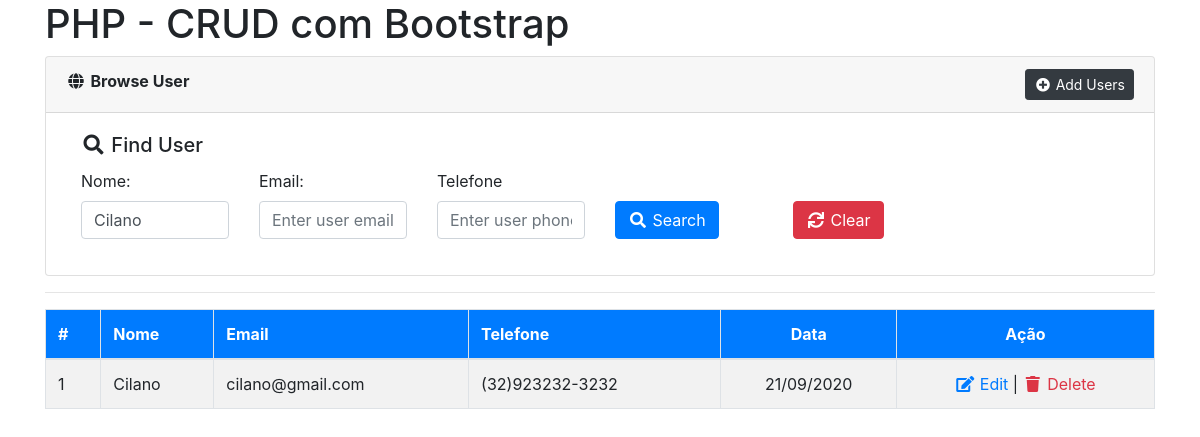
Screenshot of /index.php?username=Cilano with the database file from the repository.
### tables this page shows
CREATE TABLE `users` (
  `id` int(11) NOT NULL,
  `username` varchar(64) NOT NULL,
  `useremail` varchar(128) NOT NULL,
  `userphone` varchar(24) NOT NULL,
  `dt` timestamp NOT NULL DEFAULT CURRENT_TIMESTAMP
);

### include/Database.php (called while the page is built, shortened)
<?php
class Database{
    protected $pdo;
    public function __construct(\PDO $pdo)
    {
        $this->pdo = $pdo;
        $this->pdo->setAttribute(\PDO::ATTR_ERRMODE, \PDO::ERRMODE_EXCEPTION);
    }
    public function getAllRecords($tableName, $fields='*', $cond='', $orderBy='', $limit='')
    {
        $stmt = $this->pdo->prepare("SELECT $fields FROM $tableName WHERE 1 ".$cond." ".$orderBy." ".$limit);
        $stmt->execute();
        $rows = $stmt->fetchAll(PDO::FETCH_ASSOC);
        return $rows;
    }
}
?>

### config.php (called while the page is built, shortened)
<?php
include_once('include/Database.php');
$dsn	= 	"mysql:dbname=".SS_DB_NAME.";host=".SS_DB_HOST."";
$pdo	=	"";
try {
	$pdo = new PDO($dsn, SS_DB_USER, SS_DB_PASSWORD);
}catch (PDOException $e) {
	echo "Connection failed: " . $e->getMessage();
}
$db 	=	new Database($pdo);
?>

### index.php (the view, shortened to what this page needs)
<?php include_once('config.php');?>
<!doctype html>
<html>
<head>
	<link rel="stylesheet" href="https://code.jquery.com/ui/1.12.0/themes/smoothness/jquery-ui.css" type="text/css">
    <link rel="stylesheet" href="https://stackpath.bootstrapcdn.com/bootstrap/4.2.1/css/bootstrap.min.css">
    <link rel="stylesheet" href="https://use.fontawesome.com/releases/v5.6.3/css/all.css">
</head>
<body>
	<?php
		$condition	=	'';
		if(isset($_REQUEST['username']) and $_REQUEST['username']!=""){
			$condition	.=	' AND username LIKE "%'.$_REQUEST['username'].'%" ';
		}
		$userData	=	$db->getAllRecords('users','*',$condition,'ORDER BY id DESC');
	?>
   	<div class="container">
		<h1>PHP - CRUD com Bootstrap</h1>
		<div class="card">
			<div class="card-header"><i class="fa fa-fw fa-globe"></i> <strong>Browse User</strong> <a href="add-users.php" class="float-right btn btn-dark btn-sm"><i class="fa fa-fw fa-plus-circle"></i> Add Users</a></div>
			<div class="card-body">
				<div class="col-sm-12">
					<h5 class="card-title"><i class="fa fa-fw fa-search"></i> Find User</h5>
					<form method="get">
						<div class="row">
							<div class="col-sm-2">
								<div class="form-group">
									<label>Nome:</label>
									<input type="text" name="username" id="username" class="form-control" value="<?php echo isset($_REQUEST['username'])?$_REQUEST['username']:''?>" placeholder="Enter user name">
								</div>
							</div>
							<div class="col-sm-2">
								<div class="form-group">
									<label>Email:</label>
									<input type="email" name="useremail" id="useremail" class="form-control" value="<?php echo isset($_REQUEST['useremail'])?$_REQUEST['useremail']:''?>" placeholder="Enter user email">
								</div>
							</div>
							<div class="col-sm-2">
								<div class="form-group">
									<label>Telefone</label>
									<input type="tel" name="userphone" id="userphone" class="form-control" value="<?php echo isset($_REQUEST['userphone'])?$_REQUEST['userphone']:''?>" placeholder="Enter user phone">
								</div>
							</div>
							<div class="col-sm-2">
								<div class="form-group">
									<label>&nbsp;</label>
									<div>
										<button type="submit" name="submit" value="search" id="submit" class="btn btn-primary"><i class="fa fa-fw fa-search"></i> Search</button>
									</div>
								</div>
							</div>
							<div class="col-sm-2">
								<div class="form-group">
									<label>&nbsp;</label>
									<div>
										<a href="<?php echo $_SERVER['PHP_SELF'];?>" class="btn btn-danger"><i class="fa fa-fw fa-sync"></i> Clear</a>
									</div>
								</div>
							</div>
						</div>
					</form>
				</div>
			</div>
		</div>
		<hr>
		<div>
			<table class="table table-striped table-bordered">
				<thead>
					<tr class="bg-primary text-white">
						<th>#</th>
						<th>Nome</th>
						<th>Email</th>
						<th>Telefone</th>
						<th class="text-center">Data</th>
						<th class="text-center">Ação</th>
					</tr>
				</thead>
				<tbody>
					<?php
					if(count($userData)>0){
						$s	=	'';
						foreach($userData as $val){
							$s++;
					?>
					<tr>
						<td><?php echo $s;?></td>
						<td><?php echo $val['username'];?></td>
						<td><?php echo $val['useremail'];?></td>
						<td><?php echo $val['userphone'];?></td>
						<td align="center"><?php echo date('d/m/Y',strtotime($val['dt']));?></td>
						<td align="center">
							<a href="edit-users.php?editId=<?php echo $val['id'];?>" class="text-primary"><i class="fa fa-fw fa-edit"></i> Edit</a> |
							<a href="delete.php?delId=<?php echo $val['id'];?>" class="text-danger" onClick="return confirm('Are you sure to delete this user?');"><i class="fa fa-fw fa-trash"></i> Delete</a>
						</td>
					</tr>
					<?php
						}
					}else{
					?>
					<tr><td colspan="6" align="center">No Record(s) Found!</td></tr>
					<?php } ?>
				</tbody>
			</table>
		</div>
	</div>
</body>
</html>

### rows the page displays
users: username "Cilano", useremail "cilano@gmail.com", userphone "(32)923232-3232", dt "21/09/2020"
